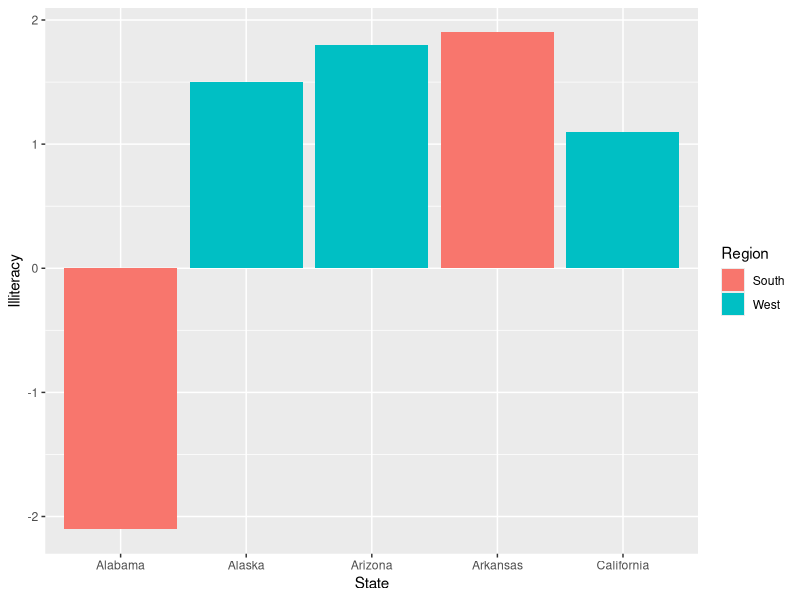

R code for this plot: (Note: this script raises an error after producing the figure.)
# note: can try "position = "fill"" once barmekko works to extend

library(ggplot2)
library(dplyr)

# Original example --------------------------------------------------------
# 
# ggMMplot(diamonds$cut, diamonds$clarity)
# 
# 
# # Negative values ---------------------------------------------------------
# 
# # positive and negative values
# pos_neg <- mtcars
# pos_neg$negator <- rep(c(1, -1), nrow(mtcars) / 2)
# pos_neg$y <- pos_neg$disp * pos_neg$negator
# 
# avg_price <- diamonds %>% group_by(cut, color) %>% summarise(price = mean(price)) %>% ungroup() %>% mutate(price_rel = price - mean(price))
# ggplot(avg_price) + geom_bar(stat = "identity", (aes(x = cut, y = price, fill = color)))
# ggplot(avg_price) + geom_bar(stat = "identity", aes(x = cut, y = price_rel, fill = color))
# ggplotly()
# 
# 
# # Sample data -------------------------------------------------------------
# 
# df <- diamonds %>% group_by(cut, clarity) %>% summarize(count = n())
# 
# p <- ggplot(df, aes(x = cut, y = count, fill = clarity))
# p + geom_bar(stat = "identity")
# 
# ggplot(diamonds, aes(x = cut)) + geom_bar(stat = "count", aes(fill = clarity)) + facet_wrap(~ color)
# 
# # Working example ---------------------------------------------------------
# 
# GeomSameAsBar <- ggproto("GeomSameAsBar", GeomBar)
# 
# geom_same_as_bar <- function(stat = "count", width = NULL) {
#   layer(geom = GeomSameAsBar, stat = stat, data = NULL, position = "stack",
#         params = list(width = width)) 
# }
# 
# p + geom_same_as_bar()
# p + layer(geom = GeomSameAsBar, stat = "identity", data = NULL, position = "stack")
# 
# ggplot(diamonds, aes(x = cut, fill = clarity)) + 
#   geom_same_as_bar(stat = "count") + 
#   facet_wrap(~ color)
# 
# # Scratchpad --------------------------------------------------------------
# p + geom_bar(stat = "identity")

"%||%" <- function(a, b) {
  if (!is.null(a)) a else b
}

library(tibble)
df <- state.x77 %>% data.frame %>% 
  rownames_to_column("State") %>% select(State, Population, Illiteracy) %>%
  head(5) %>% 
  mutate(Illiteracy = ifelse(State == "Alabama", -Illiteracy, Illiteracy)) %>%
  mutate(Region = ifelse(State %in% c("Alabama", "Arkansas"), "South", "West"))

df %>% ggplot(aes(x = State, y = Illiteracy, fill = Region)) + geom_bar(stat = "identity")

GeomBarMekko <- ggproto("GeomBarMekko", GeomBar,
                        junk = function() {},
                        setup_data = function(data, params) {
                          # data$width <- data$width %||%
                          #   params$width %||% (resolution(data$x, FALSE) * 0.9)
                          browser()
                          # how to make this an if statement??
                          category_totals <- data %>% group_by(x) %>% 
                            summarize(x_count = n(), x_sum = sum(y))
                          
                          data <- data %>% inner_join(category_totals, by = "x") %>%
                            mutate(x_pct = x_sum / sum(x))
                          
                          w <- data$x_pct
                          # positions for labels and to center bars
                          # pos <- 0.5 * (cumsum(w) + cumsum(c(0, w[-length(w)])))
                          data$width <- w
                          
                          transform(data,
                                    ymin = pmin(y, 0), ymax = pmax(y, 0),
                                    xmin = x - width / 2, xmax = x + width / 2, width = NULL
                          )
                        }
)

geom_bar_mekko <- function(mapping = NULL, data = NULL,
                           stat = "count", position = "stack", width = NULL,
                           ...,
                           na.rm = FALSE, show.legend = NA, inherit.aes = TRUE) {
  
  # do something with the data here or in GeomSameAsBar?
  # could have an if statement based on the stat (count or identity)
  
  # if(stat == "count") {
  #   print("stat is count")
  # } else if(stat == "identity") {
  #   print("stat is identity")
  # } else {
  #   stop("stat must be count or identity")
  # }
  # browser()
  
  layer(data = data,
        mapping = mapping,
        stat = stat,
        geom = GeomBarMekko,
        position = position,
        params = list(width = width)
  )
}

# does stat have to be identity then? (if this is meant for numeric comparisons, not sums)
df %>% ggplot(aes(x = State, y = Illiteracy, fill = Region)) + geom_bar_mekko(width = Population)